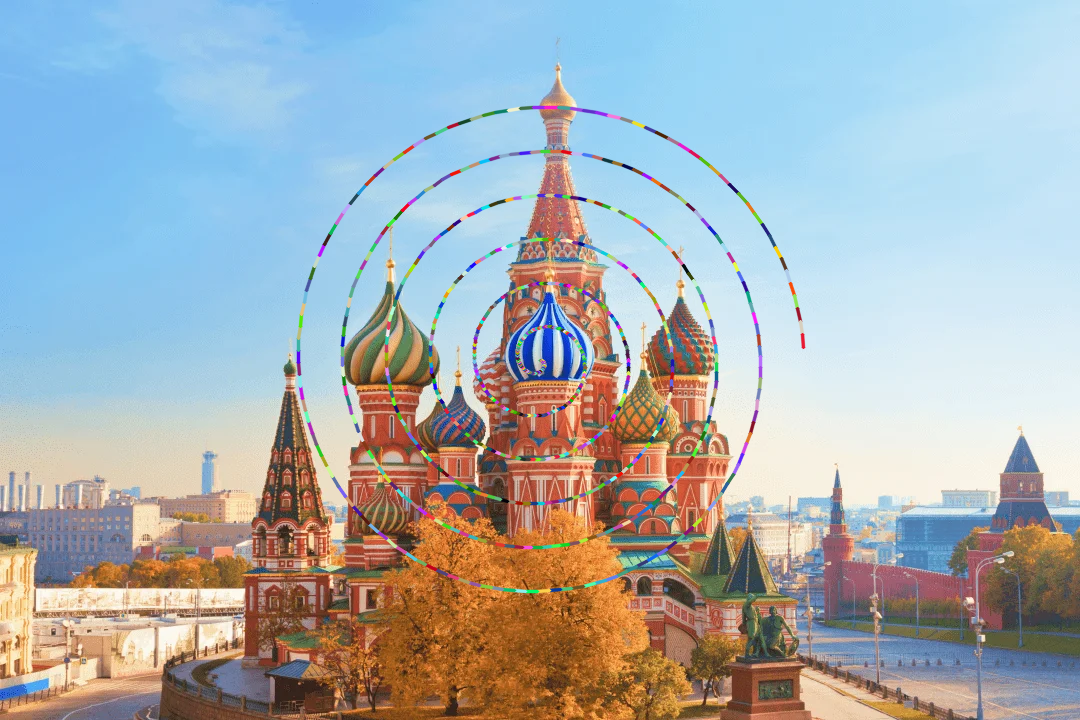
//> input picture codigo/simulacion/Spiral_San-Basilio.png, 1080 x 720 px
$ ./main   (built with g++ and OpenCV 4)
//> lines starting //> are read from the running program, lines starting //| are printed output that depends on the picture
#include <iostream>
#include <opencv2/opencv.hpp>
#include <vector>
#include <cmath>

using namespace std;
using namespace cv;

int main() {
    // 1. Cargar la imagen
    string imagePath = "Spiral_San-Basilio.png";
    Mat img = imread(imagePath);
//> img is the input picture: 720 rows x 1080 cols, CV_8UC3; mean B, G, R 179.6, 175.1, 166.7
    if (img.empty()) {
        cout << "Error al cargar la imagen: " << imagePath << endl;
        return -1;
    }

    // 2. Definir parámetros de la espiral
    // Centro de la imagen
    int cx = img.cols / 2;
//> cx = 540
    int cy = img.rows / 2;
//> cy = 360

    // Parámetros de la espiral de Arquímedes: r = a + b * theta
    // Estimación visual: la espiral cubre la imagen.
    // Asumimos que llega hasta el borde más cercano.
    double radio_max = min(img.rows, img.cols) / 2.0;
//> radio_max = 360

    // Número de giros estimados visualmente en la imagen (a)
    // Contando las vueltas de color: rojo, amarillo, verde, cyan, azul, magenta... parece haber unas 5-6 vueltas.
    double giros = 6.0;
    double theta_max = giros * 2 * CV_PI;

    // b determina la separación entre los brazos de la espiral
    double b = radio_max / theta_max;
//> b = 9.55
    double a = 0.0; // Empieza en el centro

    vector<Vec3b> spiralPixels;

    // 3. Recorrer la espiral y extraer píxeles
    // Usamos coordenadas polares y las convertimos a cartesianas.
    // Para asegurar que no saltamos píxeles (continuidad), ajustamos el paso d_theta.
    // Longitud de arco ds approx r * d_theta. Queremos ds approx 1 pixel.

    double theta = 0.0;

    // Límite de seguridad para el bucle
    while (theta < theta_max * 1.5) { // Un poco más por si acaso
        double r = a + b * theta;

        // Convertir polar a cartesiano
        int x = cx + static_cast<int>(r * cos(theta));
        int y = cy + static_cast<int>(r * sin(theta));

        // Verificar límites de la imagen
        if (x < 0 || x >= img.cols || y < 0 || y >= img.rows) {
            // Si la espiral sale de la imagen, paramos
            break;
        }

        // Extraer el valor del pixel en (x, y)
        spiralPixels.push_back(img.at<Vec3b>(y, x));

        // Calcular el siguiente paso de theta
        // d_theta = ds / r. Si r es pequeño, d_theta es grande.
        // Limitamos d_theta para no avanzar demasiado rápido cerca del centro.
        double d_theta;
        if (r < 1.0) {
            d_theta = 0.1; // Paso fijo pequeño cerca del origen
        } else {
            d_theta = 1.0 / r; // Paso adaptativo para mantener arco ~1px
        }
        theta += d_theta;
    }
//> after the loop, spiralPixels = 7265 items, first 12: [85, 159, 203], [85, 159, 203], [129, 121, 206], [176, 172, 172], [9, 165, 232], [157, 113, 151], [153, 140, 111], [136, 111, 56], [158, 141, 103], [129, 119, 131], [137, 133, 140], [180, 169, 166]; theta = 39.01

    // 4. Formar la imagen cuadrada (b)
    // Calculamos el tamaño del lado del cuadrado necesario
    int N = spiralPixels.size();
//> N = 7265
    int side = static_cast<int>(ceil(sqrt(N)));
//> side = 86

    Mat result = Mat::zeros(side, side, img.type());
//> result: 86 rows x 86 cols, CV_8UC3; every value is 0

    // Rellenar la imagen resultante fila a fila
    int idx = 0;
    for (int i = 0; i < result.rows; ++i) {
        for (int j = 0; j < result.cols; ++j) {
            if (idx < N) {
                result.at<Vec3b>(i, j) = spiralPixels[idx];
                idx++;
            }
        }
    }
//> this loop made 86 passes
//> idx on passes 1 to 12: 86, 172, 258, 344, 430, 516, 602, 688, 774, 860, 946, 1032
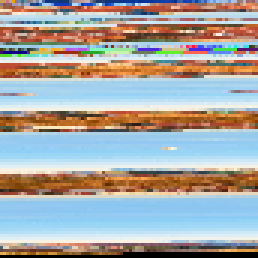
//> result: 86 rows x 86 cols, CV_8UC3 (shown 3 times larger); mean B, G, R 165.7, 167.5, 167.2
//> after the loop, idx = 7265

    // 5. Guardar resultados
    imwrite("resultado_espiral.png", result);

    cout << "Proceso finalizado." << endl;
    cout << "Dimensiones imagen original: " << img.cols << "x" << img.rows << endl;
//| Dimensiones imagen original: 1080x720
    cout << "Píxeles extraídos: " << N << endl;
//| Píxeles extraídos: 7265
    cout << "Imagen resultante generada: resultado_espiral.png (" << side << "x" << side << ")" << endl;
//| Imagen resultante generada: resultado_espiral.png (86x86)

    return 0;
}
